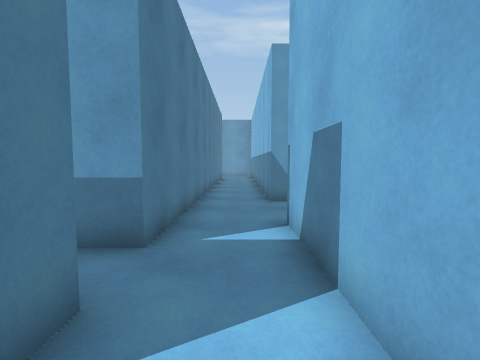
view 1 (above)

22 first-person views from a walk through a scene from a Unity 3-D project. The camera is 1.3 m above the floor, tilts 4° down and sees 85° across. The floor is counted in squares, 1 m on a side. Each view is taken from the middle of a square. On the plan, view 1 faces up. The plan holds only what a view shows up to about 13 squares ahead; the rest is blank. The place goes on beyond the plan. Door leaves are left out, so doorways stand open.

view 2
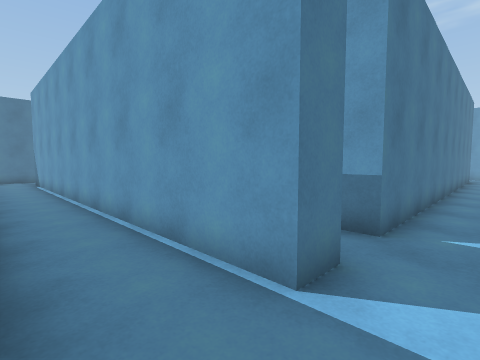

view 3
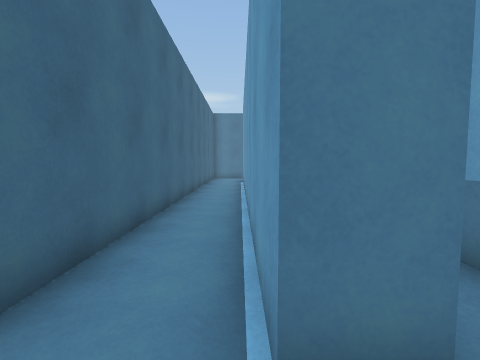

view 4
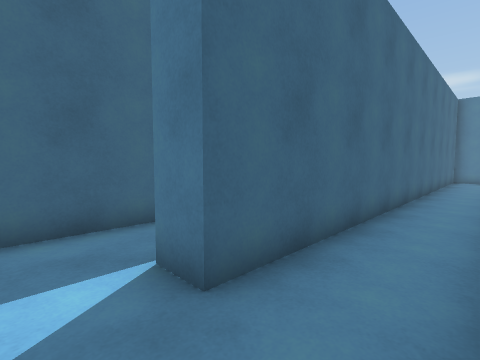

view 5
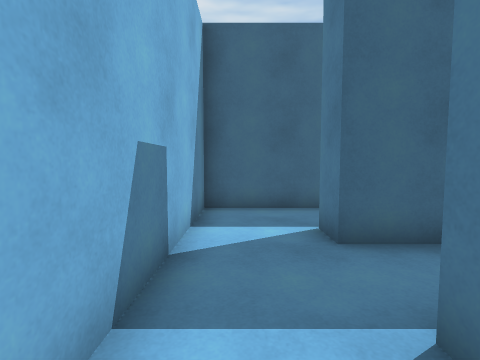

view 6
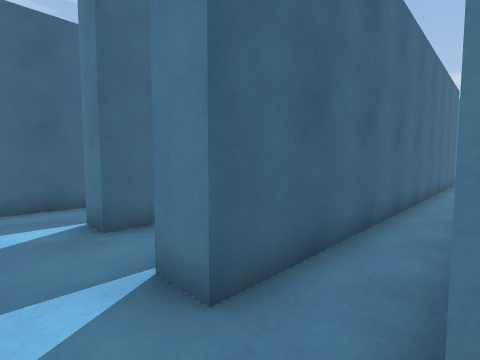

view 7
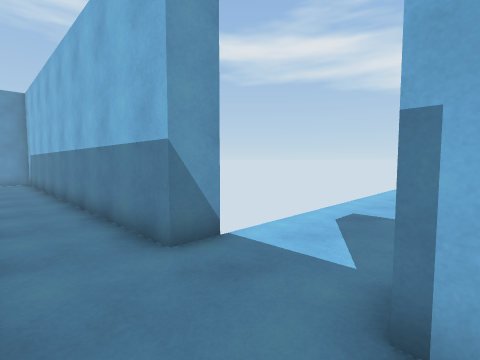

view 8
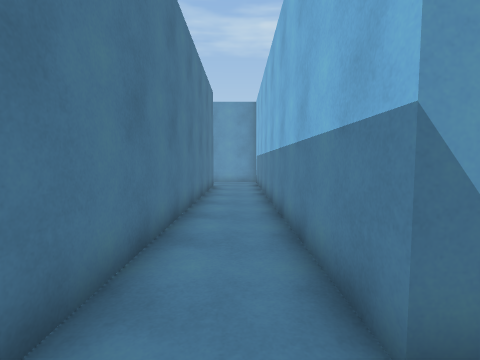

view 9
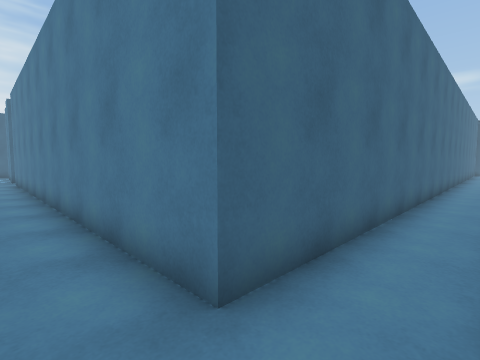

view 10
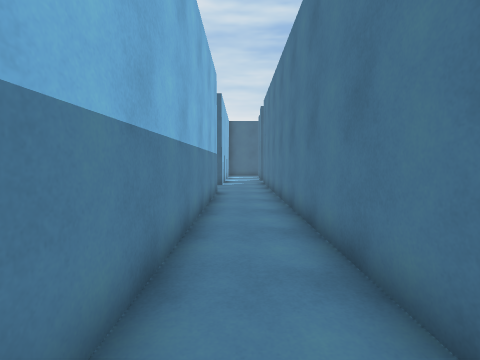

view 11
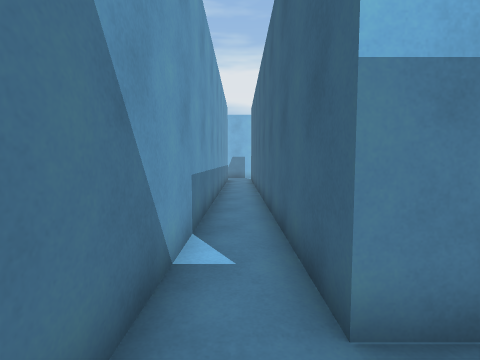

view 12
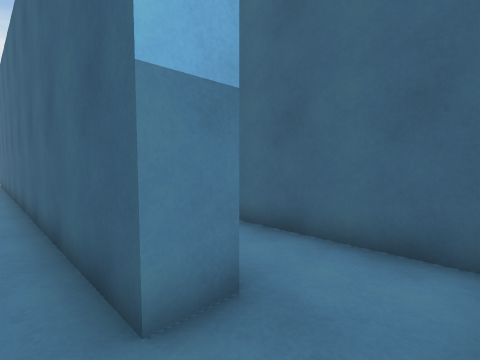

view 13
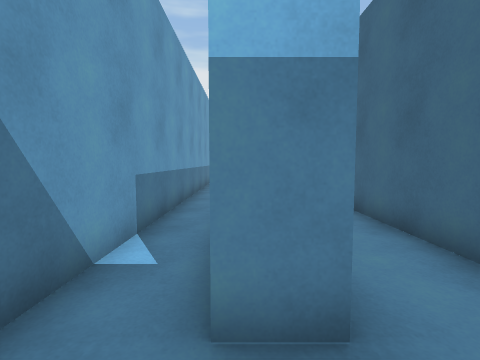

view 14
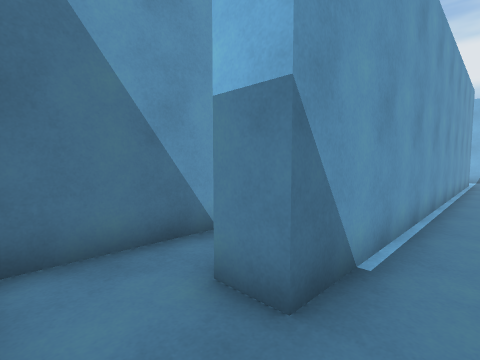

view 15
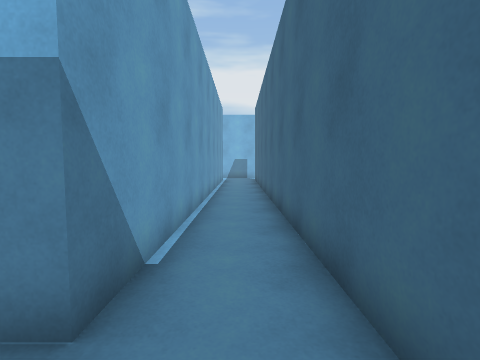

view 16
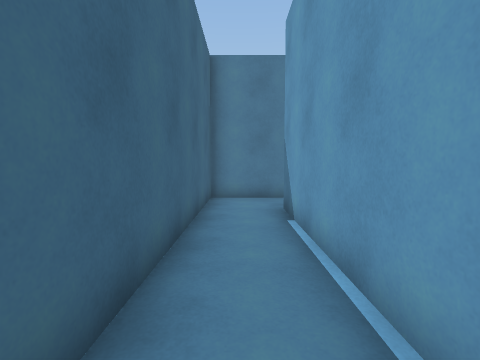

view 17
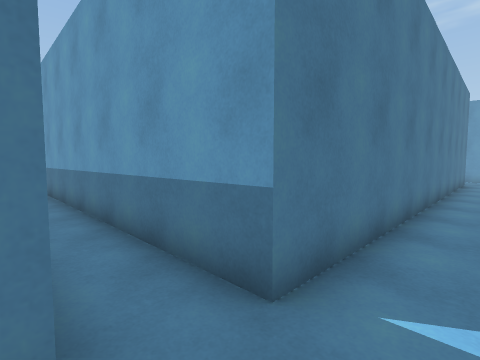

view 18
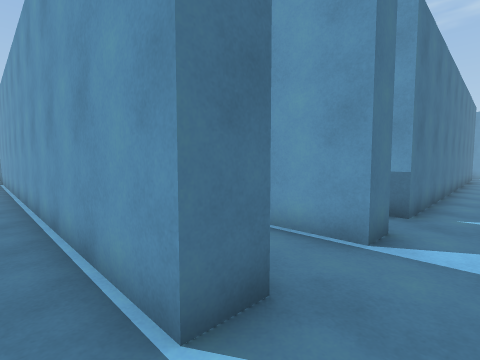

view 19
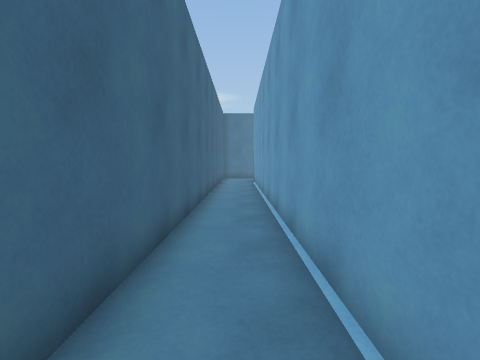

view 20
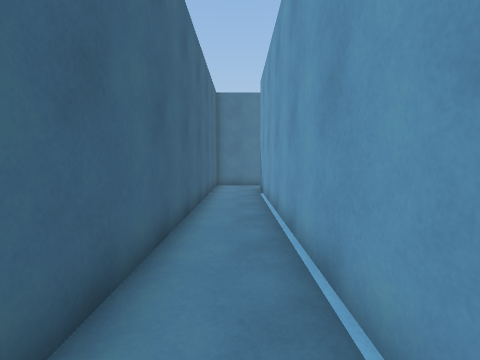

view 21
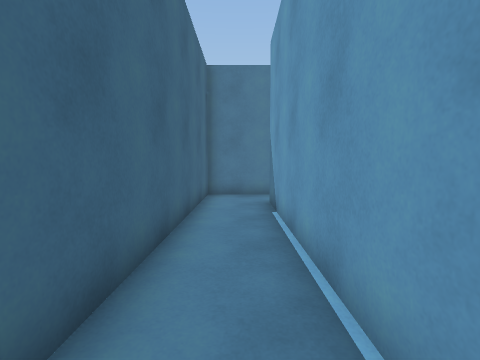

view 22
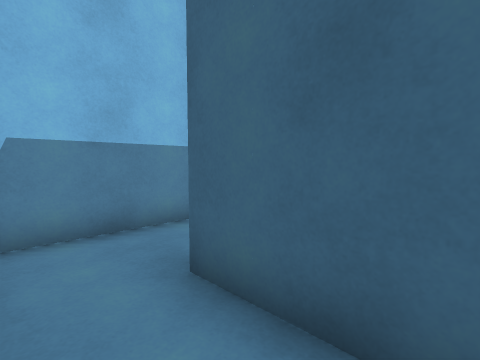

### Floor plan
Points are (right, up) in squares from view 1. A wall is a line through its corners. A room is listed if a view was taken in it or the views show most of it. See-through windows are left out.
Room 1 (views 1, 2, 3, 4, 13, 14, 15, 16, 17)
walls: (-1.4, 2.2) (-1.4, 1.2) (-18.2, 1.2) (-18.2, 2.2); (1, -2.6) (1, 2.6); (-20.4, 1.6) (-20.4, -1) (-1.4, -1) (-1.4, -2)
ways out: opening at (-19.5, 1.5) to room 2; opening at (-0.5, 1.5) to room 2; opening at (-0.5, -1.5) to room 3
Room 2 (views 5, 6, 7, 8, 9, 10, 11, 12, 22)
walls: (1, 8.5) (1, 22.9); (1, 2.6) (1, 5.5); (-16.8, 21.3) (-1.4, 21.3) (-1.4, 3.9) (-20, 3.9); (-18.2, 2.2) (-1.4, 2.2)
ways out: opening at (-19.5, 1.5) to room 1; opening at (-0.5, 1.5) to room 1; open door at (1.5, 7)
Room 3 (views 18, 19, 20, 21)
walls: (-2.8, -4.3) (1, -4.3) (1, -2.6); (-1.4, -2) (-21.4, -2); (-23.3, -1.8) (-23.3, -4.3) (-4.2, -4.3)
ways out: opening at (-0.5, -1.5) to room 1; opening at (-22, -3)

Where each view was taken, in squares from view 1:
view 1: 0 up, 0 right, facing up
view 2: 1 down, 0 right, facing up-left
view 3: 1 up, 0 right, facing left
view 4: 1 up, 0 right, facing down-left
view 5: 3 up, 0 right, facing down
view 6: 4 up, 0 right, facing down-left
view 7: 5 up, 1 left, facing up-right
view 8: 7 up, 0 right, facing up
view 9: 23 up, 0 right, facing down-left
view 10: 20 up, 0 right, facing down
view 11: 3 up, 20 left, facing right
view 12: 3 up, 20 left, facing down-right
view 13: 2 up, 20 left, facing right
view 14: 0 up, 20 left, facing up-right
view 15: 0 up, 20 left, facing right
view 16: 0 up, 11 left, facing left
view 17: 2 up, 0 right, facing up-left
view 18: 3 down, 0 right, facing up-left
view 19: 3 down, 3 left, facing left
view 20: 3 down, 9 left, facing left
view 21: 3 down, 13 left, facing left
view 22: 23 up, 4 left, facing down-right
